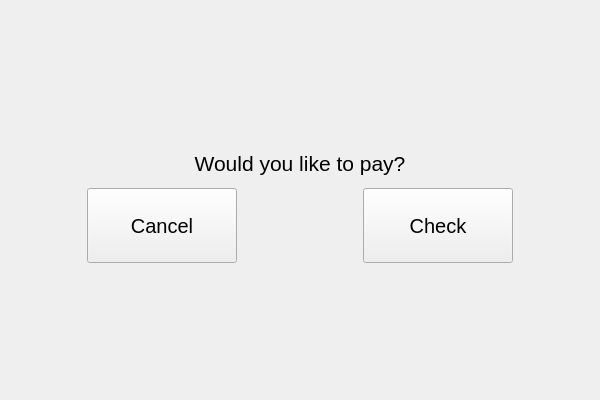
<?xml version="1.0" encoding="UTF-8"?>
<ui version="4.0">
 <class>PaymentDialog</class>
 <widget class="QWidget" name="PaymentDialog">
  <property name="geometry">
   <rect>
    <x>0</x>
    <y>0</y>
    <width>600</width>
    <height>400</height>
   </rect>
  </property>
  <property name="windowTitle">
   <string>Form</string>
  </property>
  <layout class="QVBoxLayout" name="verticalLayout_4">
   <item>
    <layout class="QVBoxLayout" name="verticalLayout" stretch="0,2,5,0">
     <property name="spacing">
      <number>0</number>
     </property>
     <item>
      <layout class="QVBoxLayout" name="verticalLayout_3">
       <item>
        <spacer name="verticalSpacer_2">
         <property name="orientation">
          <enum>Qt::Vertical</enum>
         </property>
         <property name="sizeHint" stdset="0">
          <size>
           <width>20</width>
           <height>100</height>
          </size>
         </property>
        </spacer>
       </item>
      </layout>
     </item>
     <item>
      <layout class="QHBoxLayout" name="horizontalLayout_2">
       <item>
        <widget class="QLabel" name="msg_label">
         <property name="enabled">
          <bool>true</bool>
         </property>
         <property name="maximumSize">
          <size>
           <width>16777215</width>
           <height>50</height>
          </size>
         </property>
         <property name="font">
          <font>
           <pointsize>16</pointsize>
          </font>
         </property>
         <property name="text">
          <string>Would you like to pay?</string>
         </property>
         <property name="alignment">
          <set>Qt::AlignCenter</set>
         </property>
        </widget>
       </item>
      </layout>
     </item>
     <item>
      <layout class="QHBoxLayout" name="horizontalLayout" stretch="5,5">
       <property name="spacing">
        <number>50</number>
       </property>
       <item>
        <widget class="QPushButton" name="cancel_button">
         <property name="sizePolicy">
          <sizepolicy hsizetype="Maximum" vsizetype="Fixed">
           <horstretch>0</horstretch>
           <verstretch>0</verstretch>
          </sizepolicy>
         </property>
         <property name="minimumSize">
          <size>
           <width>20</width>
           <height>0</height>
          </size>
         </property>
         <property name="maximumSize">
          <size>
           <width>150</width>
           <height>75</height>
          </size>
         </property>
         <property name="font">
          <font>
           <pointsize>15</pointsize>
          </font>
         </property>
         <property name="text">
          <string>Cancel</string>
         </property>
        </widget>
       </item>
       <item>
        <widget class="QPushButton" name="check_button">
         <property name="sizePolicy">
          <sizepolicy hsizetype="Expanding" vsizetype="Expanding">
           <horstretch>0</horstretch>
           <verstretch>0</verstretch>
          </sizepolicy>
         </property>
         <property name="minimumSize">
          <size>
           <width>20</width>
           <height>0</height>
          </size>
         </property>
         <property name="maximumSize">
          <size>
           <width>150</width>
           <height>75</height>
          </size>
         </property>
         <property name="font">
          <font>
           <pointsize>15</pointsize>
          </font>
         </property>
         <property name="text">
          <string>Check</string>
         </property>
        </widget>
       </item>
      </layout>
     </item>
     <item>
      <layout class="QVBoxLayout" name="verticalLayout_2">
       <item>
        <spacer name="verticalSpacer">
         <property name="orientation">
          <enum>Qt::Vertical</enum>
         </property>
         <property name="sizeHint" stdset="0">
          <size>
           <width>20</width>
           <height>90</height>
          </size>
         </property>
        </spacer>
       </item>
      </layout>
     </item>
    </layout>
   </item>
  </layout>
 </widget>
 <resources/>
 <connections/>
</ui>
